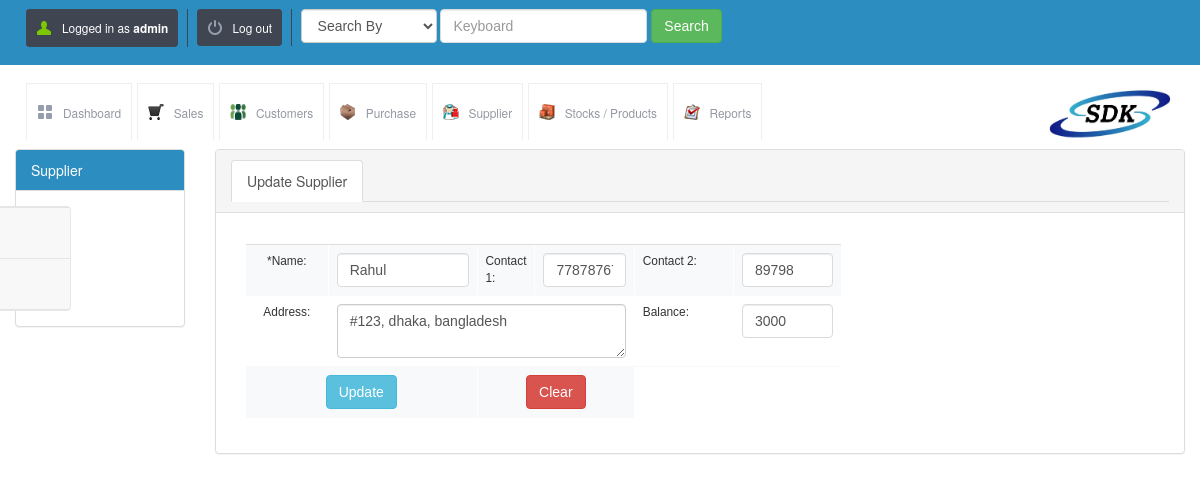
/update_supplier.php?sid=37&table=supplier_details (signed in), run on an earlier commit of the app's database.
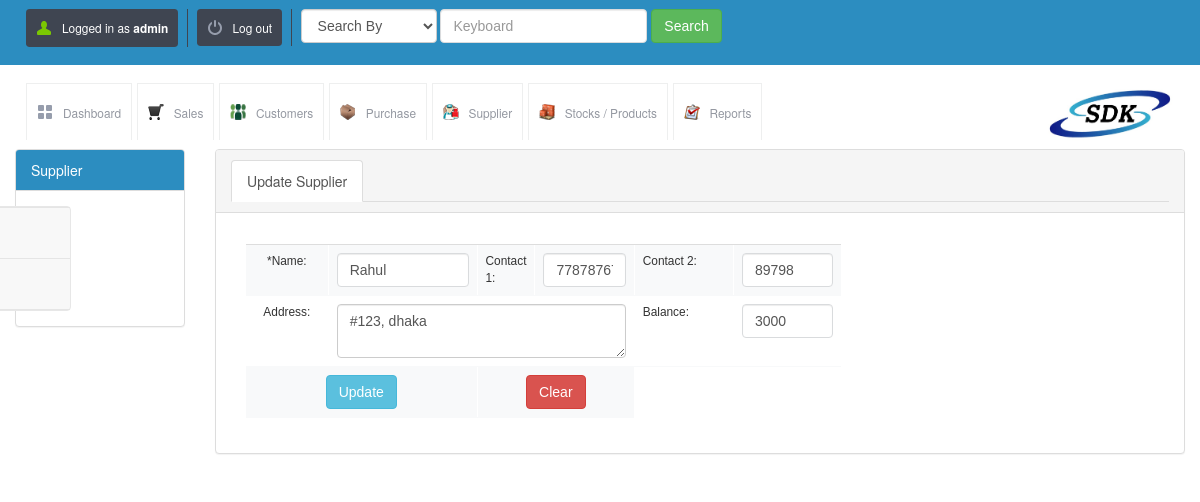
And on a later commit of the database.
### tables this page shows
CREATE TABLE `supplier_details` (
  `id` int(10) UNSIGNED NOT NULL,
  `supplier_name` varchar(200) NOT NULL,
  `supplier_address` varchar(500) NOT NULL,
  `supplier_contact1` varchar(100) NOT NULL,
  `supplier_contact2` varchar(100) DEFAULT NULL,
  `balance` int(11) DEFAULT '0'
);

### config.php (called while the page is built)
<?php $config["database"] = "SDK"; $config["host"]= "localhost";$config["username"]= "root"; $config["password"]= "";?>

### lib/db.class.php (called while the page is built, shortened)
<?php
  class DB
  {
    function DB($base, $server, $user, $pass)
    {
      $this->connection = FALSE;
      $this->connection = mysqli_connect($server, $user, $pass, $base);
    }
    function queryUniqueObject($query, $debug = -1)
    {
      $query = "$query LIMIT 1";
      $result = mysqli_query($this->connection,$query) or $this->debugAndDie($query);
      return mysqli_fetch_object($result);
    }
    function getMicroTime()
    {
      list($msec, $sec) = explode(' ', microtime());
      return floor($sec / 1000) + $msec;
    }
  }
?>

### init.php (called while the page is built, shortened)
<?php
include("lib/db.class.php");
$db = new DB($config['database'], $config['host'], $config['username'], $config['password']);
?>

### update_supplier.php (the view, shortened to what the changed rows need)
<?php include("master_head.php"); ?>
<?php
if (isset($_GET['sid']))
    $id = $_GET['sid'];
$line = $db->queryUniqueObject("SELECT * FROM supplier_details WHERE id = $id");
?>
<div class="container-fluid">
    <div class="row">
        <div class="col-md-10">
            <div class="panel panel-default">
                <div class="panel-body">
                    <div class="tab-content">
                        <div class="tab-pane active" id="update_supplier">
                            <form action="" method="post">
                                <div class="col-md-8"><br>
                                    <table class="table">
                                        <tr>
                                            <td class="col-md-3">
                                                <input type="text"  class="form-control" name="name" id="" placeholder="" value="<?php echo  $line->supplier_name; ?>">
                                            </td>
                                            <td class="col-md-2">
                                                <input type="text" class="form-control" name="contact1" id="" value="<?php echo  $line->supplier_contact1; ?>">
                                            </td>
                                            <td class="col-md-2">
                                                <input type="text" class="form-control" name="contact2" id="" value="<?php echo  $line->supplier_contact2; ?>">
                                            </td>
                                        </tr>
                                        <tr>
                                            <td class="col-md-3" colspan="3">
                                                <textarea  col="5" row="3" class="form-control" name="address" id=""><?php echo  $line->supplier_address; ?></textarea>
                                            </td>
                                            <td class="col-md-3">
                                                <input type="text" class="form-control" name="balance" id="" value="<?php echo  $line->balance; ?>">
                                            </td>
                                        </tr>
                                    </table>
                                </div>
                            </form>
                        </div>
                    </div>
                </div>
            </div>
        </div>
    </div>
</div>
<?php include("master_foot.php"); ?>

What changed in the data, as far as the page shows it:
changed supplier_details "Rahul": address "#123, dhaka, bangladesh" → "#123, dhaka"
